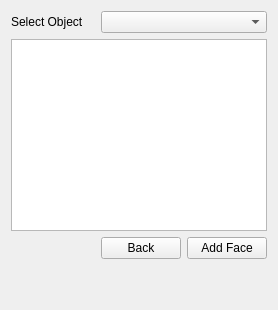
     <widget class="QWidget" name="page_4">
      <layout class="QGridLayout" name="gridLayout_5">
       <item row="0" column="0">
        <layout class="QGridLayout" name="gridLayout_4">
         <item row="0" column="2" colspan="2">
          <widget class="QComboBox" name="shapeComboBox"/>
         </item>
         <item row="1" column="0" rowspan="3" colspan="4">
          <widget class="QListWidget" name="faceListWidget"/>
         </item>
         <item row="0" column="0" colspan="2">
          <widget class="QLabel" name="label_6">
           <property name="text">
            <string>Select Object</string>
           </property>
          </widget>
         </item>
         <item row="4" column="3">
          <widget class="QPushButton" name="addFaceListFace">
           <property name="text">
            <string>Add Face</string>
           </property>
          </widget>
         </item>
         <item row="4" column="2">
          <widget class="QPushButton" name="closeListOfFaces">
           <property name="text">
            <string>Back</string>
           </property>
          </widget>
         </item>
        </layout>
       </item>
       <item row="1" column="0">
        <spacer name="verticalSpacer_2">
         <property name="orientation">
          <enum>Qt::Vertical</enum>
         </property>
         <property name="sizeHint" stdset="0">
          <size>
           <width>20</width>
           <height>40</height>
          </size>
         </property>
        </spacer>
       </item>
      </layout>
     </widget>
